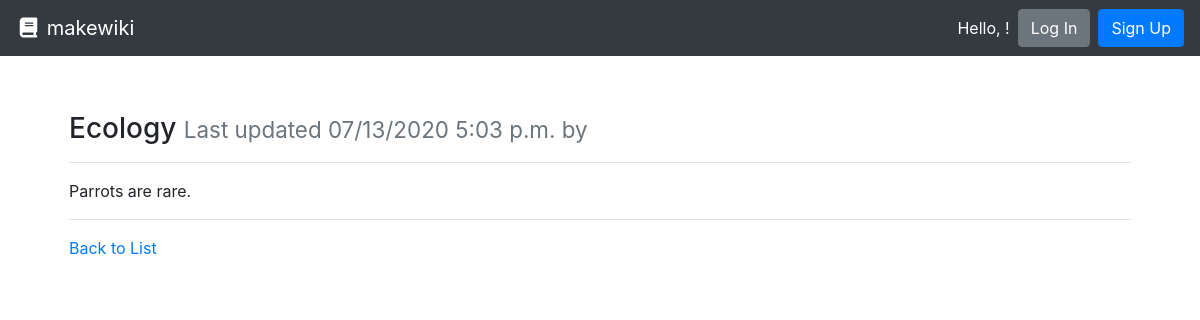
Page /w/ecology/ on the committed database.
### wiki/models.py (models this page shows, shortened)
class Article(models.Model):
    title = models.CharField(max_length=settings.WIKI_ARTICLE_TITLE_MAX_LENGTH, unique=True,
                             help_text="Title of your article.")
    author = models.ForeignKey(User, on_delete=models.PROTECT,
                               help_text="The user that posted this article.")
    slug = models.CharField(max_length=settings.WIKI_ARTICLE_TITLE_MAX_LENGTH, blank=True, editable=False,
                            help_text="Unique URL path to access this article. Generated by the system.")
    content = models.TextField(
        help_text="Write the content of your particleage here.")
    created = models.DateTimeField(auto_now_add=True,
                                   help_text="The date and time this article was created. Automatically generated when the model saves.")
    modified = models.DateTimeField(auto_now=True,
                                    help_text="The date and time this article was updated. Automatically generated when the model updates.")

### wiki/views.py (the view)
# urls.py: path('w/<str:slug>/', ArticleDetailView.as_view(), name='wiki-details-page'),
class ArticleDetailView(DetailView):
    model = Article
    def get(self, request, slug):
        article = self.get_queryset().get(slug__iexact=slug)
        return render(request, 'article.html', {
          'article': article
        })

### wiki/templates/article.html
{% extends "base.html" %}
{% block content %}
  <div class="row">
    <div class="col m-4">
      <h3>{{ article.title }} <small class="text-muted">Last updated {{ article.modified|date:"SHORT_DATETIME_FORMAT" }} by <b>{{ page.author.username }}</b></small></h3>
      <hr>
      <p>{{ article.content|linebreaksbr }}</p>
      <hr>
      <a href="{% url 'wiki-list-page' %}">Back to List</a>
    </div>
  </div>
{% endblock %}

### rows in the picture
Article: title "Ecology", modified "07/13/2020 5:03 p.m.", content "Parrots are rare."
